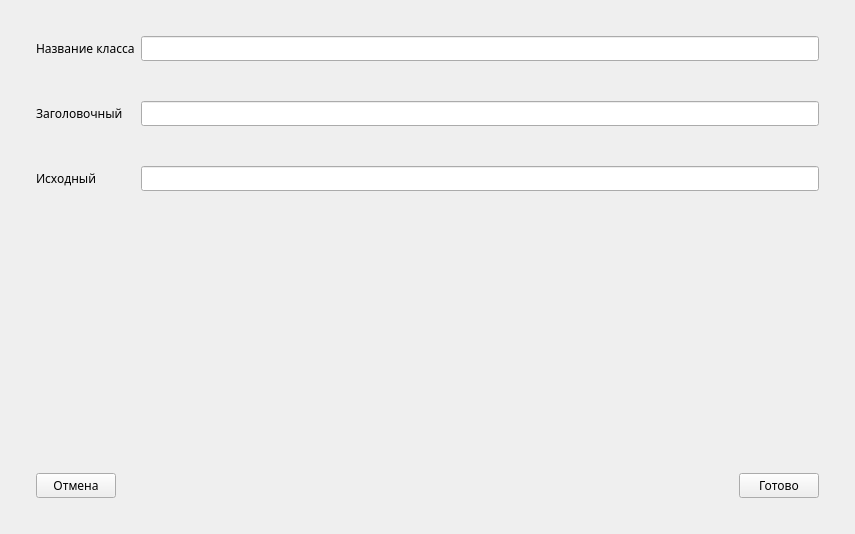
<?xml version="1.0" encoding="UTF-8"?>
<ui version="4.0">
 <class>NewClass</class>
 <widget class="QWidget" name="NewClass">
  <property name="geometry">
   <rect>
    <x>0</x>
    <y>0</y>
    <width>855</width>
    <height>534</height>
   </rect>
  </property>
  <property name="windowTitle">
   <string>Новый класс</string>
  </property>
  <property name="windowIcon">
   <iconset>
    <normaloff>../build-IDE-Desktop_Qt_5_15_2_MinGW_64_bit-Debug/icon.png</normaloff>../build-IDE-Desktop_Qt_5_15_2_MinGW_64_bit-Debug/icon.png</iconset>
  </property>
  <layout class="QVBoxLayout" name="verticalLayout">
   <item>
    <layout class="QFormLayout" name="classInformation">
     <property name="verticalSpacing">
      <number>40</number>
     </property>
     <property name="leftMargin">
      <number>25</number>
     </property>
     <property name="topMargin">
      <number>25</number>
     </property>
     <property name="rightMargin">
      <number>25</number>
     </property>
     <property name="bottomMargin">
      <number>25</number>
     </property>
     <item row="0" column="0">
      <widget class="QLabel" name="labelNameClass">
       <property name="minimumSize">
        <size>
         <width>0</width>
         <height>25</height>
        </size>
       </property>
       <property name="font">
        <font>
         <family>Trebuchet MS</family>
         <pointsize>9</pointsize>
        </font>
       </property>
       <property name="text">
        <string>Название класса</string>
       </property>
      </widget>
     </item>
     <item row="0" column="1">
      <widget class="QLineEdit" name="editNameClass">
       <property name="minimumSize">
        <size>
         <width>0</width>
         <height>25</height>
        </size>
       </property>
       <property name="font">
        <font>
         <family>Trebuchet MS</family>
         <pointsize>9</pointsize>
        </font>
       </property>
      </widget>
     </item>
     <item row="1" column="0">
      <widget class="QLabel" name="labelHeader">
       <property name="minimumSize">
        <size>
         <width>0</width>
         <height>25</height>
        </size>
       </property>
       <property name="font">
        <font>
         <family>Trebuchet MS</family>
         <pointsize>9</pointsize>
        </font>
       </property>
       <property name="text">
        <string>Заголовочный</string>
       </property>
      </widget>
     </item>
     <item row="1" column="1">
      <widget class="QLineEdit" name="editHeader">
       <property name="minimumSize">
        <size>
         <width>0</width>
         <height>25</height>
        </size>
       </property>
       <property name="font">
        <font>
         <family>Trebuchet MS</family>
         <pointsize>9</pointsize>
        </font>
       </property>
      </widget>
     </item>
     <item row="2" column="0">
      <widget class="QLabel" name="labelSource">
       <property name="minimumSize">
        <size>
         <width>0</width>
         <height>25</height>
        </size>
       </property>
       <property name="font">
        <font>
         <family>Trebuchet MS</family>
         <pointsize>9</pointsize>
        </font>
       </property>
       <property name="text">
        <string>Исходный</string>
       </property>
      </widget>
     </item>
     <item row="2" column="1">
      <widget class="QLineEdit" name="editSource">
       <property name="minimumSize">
        <size>
         <width>0</width>
         <height>25</height>
        </size>
       </property>
       <property name="font">
        <font>
         <family>Trebuchet MS</family>
         <pointsize>9</pointsize>
        </font>
       </property>
      </widget>
     </item>
    </layout>
   </item>
   <item>
    <layout class="QHBoxLayout" name="buttonsBlock">
     <property name="leftMargin">
      <number>25</number>
     </property>
     <property name="rightMargin">
      <number>25</number>
     </property>
     <property name="bottomMargin">
      <number>25</number>
     </property>
     <item alignment="Qt::AlignLeft|Qt::AlignBottom">
      <widget class="QPushButton" name="cancelButton">
       <property name="minimumSize">
        <size>
         <width>0</width>
         <height>25</height>
        </size>
       </property>
       <property name="font">
        <font>
         <family>Trebuchet MS</family>
         <pointsize>9</pointsize>
        </font>
       </property>
       <property name="text">
        <string>Отмена</string>
       </property>
      </widget>
     </item>
     <item alignment="Qt::AlignRight|Qt::AlignBottom">
      <widget class="QPushButton" name="readyButton">
       <property name="minimumSize">
        <size>
         <width>0</width>
         <height>25</height>
        </size>
       </property>
       <property name="font">
        <font>
         <family>Trebuchet MS</family>
         <pointsize>9</pointsize>
        </font>
       </property>
       <property name="text">
        <string>Готово</string>
       </property>
      </widget>
     </item>
    </layout>
   </item>
  </layout>
 </widget>
 <resources/>
 <connections/>
</ui>
